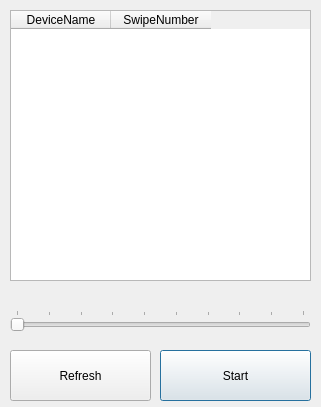
<?xml version="1.0" encoding="UTF-8"?>
<ui version="4.0">
 <class>Dialog</class>
 <widget class="QDialog" name="Dialog">
  <property name="geometry">
   <rect>
    <x>0</x>
    <y>0</y>
    <width>321</width>
    <height>407</height>
   </rect>
  </property>
  <property name="minimumSize">
   <size>
    <width>321</width>
    <height>407</height>
   </size>
  </property>
  <property name="maximumSize">
   <size>
    <width>321</width>
    <height>407</height>
   </size>
  </property>
  <property name="windowTitle">
   <string>Dialog</string>
  </property>
  <widget class="QTableWidget" name="table_device">
   <property name="geometry">
    <rect>
     <x>10</x>
     <y>10</y>
     <width>301</width>
     <height>271</height>
    </rect>
   </property>
   <column>
    <property name="text">
     <string>DeviceName</string>
    </property>
   </column>
   <column>
    <property name="text">
     <string>SwipeNumber</string>
    </property>
   </column>
  </widget>
  <widget class="QPushButton" name="btn_start">
   <property name="geometry">
    <rect>
     <x>160</x>
     <y>350</y>
     <width>151</width>
     <height>51</height>
    </rect>
   </property>
   <property name="text">
    <string>Start</string>
   </property>
  </widget>
  <widget class="QPushButton" name="btn_refresh">
   <property name="geometry">
    <rect>
     <x>10</x>
     <y>350</y>
     <width>141</width>
     <height>51</height>
    </rect>
   </property>
   <property name="text">
    <string>Refresh</string>
   </property>
  </widget>
  <widget class="QSlider" name="horizontalSlider">
   <property name="geometry">
    <rect>
     <x>10</x>
     <y>310</y>
     <width>301</width>
     <height>22</height>
    </rect>
   </property>
   <property name="minimum">
    <number>1</number>
   </property>
   <property name="maximum">
    <number>10</number>
   </property>
   <property name="pageStep">
    <number>1</number>
   </property>
   <property name="value">
    <number>1</number>
   </property>
   <property name="orientation">
    <enum>Qt::Horizontal</enum>
   </property>
   <property name="tickPosition">
    <enum>QSlider::TicksAbove</enum>
   </property>
   <property name="tickInterval">
    <number>1</number>
   </property>
  </widget>
 </widget>
 <resources/>
 <connections/>
</ui>
